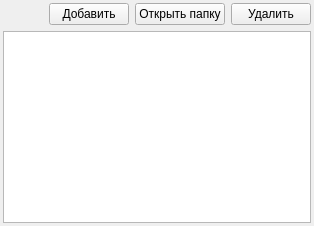
              <widget class="QWidget" name="tab_4">
               <attribute name="title">
                <string>Документы</string>
               </attribute>
               <layout class="QGridLayout" name="gridLayout_9">
                <property name="leftMargin">
                 <number>3</number>
                </property>
                <property name="topMargin">
                 <number>3</number>
                </property>
                <property name="rightMargin">
                 <number>3</number>
                </property>
                <property name="bottomMargin">
                 <number>3</number>
                </property>
                <item row="0" column="1">
                 <widget class="QPushButton" name="pushButton_2">
                  <property name="text">
                   <string>Добавить</string>
                  </property>
                 </widget>
                </item>
                <item row="0" column="2">
                 <widget class="QPushButton" name="pushButton_3">
                  <property name="text">
                   <string>Открыть папку</string>
                  </property>
                 </widget>
                </item>
                <item row="0" column="0">
                 <spacer name="horizontalSpacer_2">
                  <property name="orientation">
                   <enum>Qt::Orientation::Horizontal</enum>
                  </property>
                  <property name="sizeHint" stdset="0">
                   <size>
                    <width>40</width>
                    <height>20</height>
                   </size>
                  </property>
                 </spacer>
                </item>
                <item row="0" column="3">
                 <widget class="QPushButton" name="pushButton_4">
                  <property name="text">
                   <string>Удалить</string>
                  </property>
                 </widget>
                </item>
                <item row="1" column="0" colspan="4">
                 <widget class="QListWidget" name="lw_client_files"/>
                </item>
               </layout>
              </widget>
